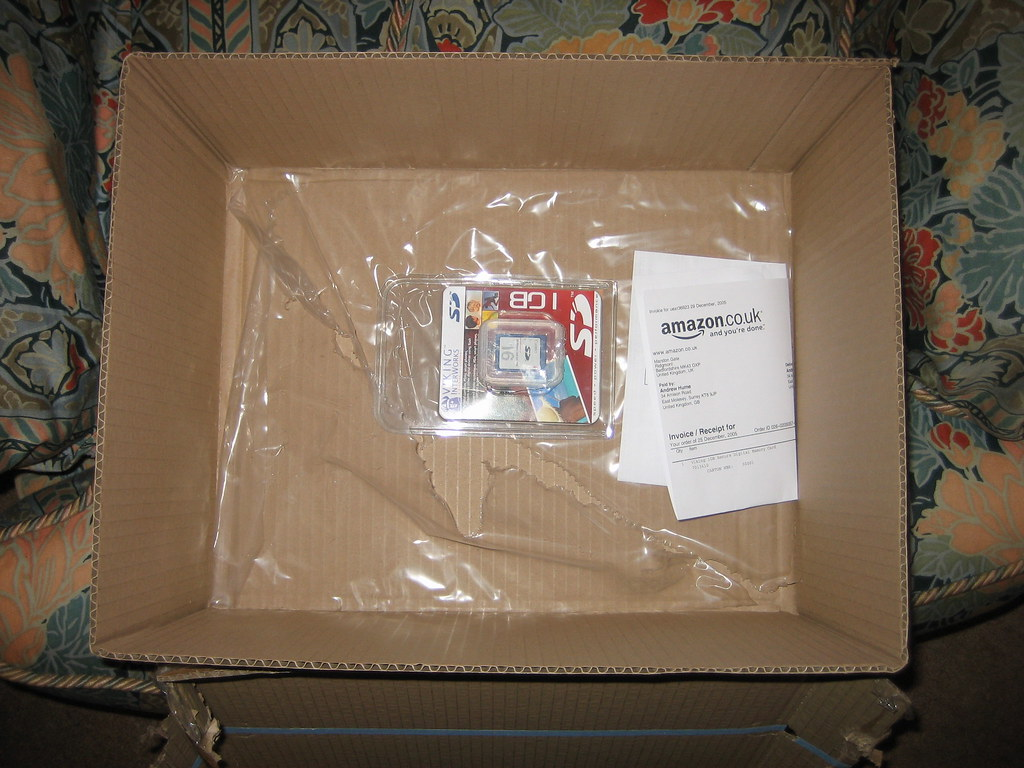
#> input picture opencv_attempts/images/11.jpg, 1024 x 768 px, given in place of 11.jpg.jpg, which was not available
$ python BoxDetect.py images/11.jpg
#> lines starting #> are read from the running program, lines starting #| are printed output that depends on the picture; pictures that were not available may be replaced by others from this repository, and a replacement may not be noted
import numpy as np
import cv2
import matplotlib.pyplot as plt
import sys

path = 'images/'
inf_addr = 'box_1'
print(sys.argv)
addr = (path+inf_addr+'.jpg') if len(sys.argv) < 2 else (path +
                                                         sys.argv[1]+'.jpg')

img = cv2.imread(addr,0)
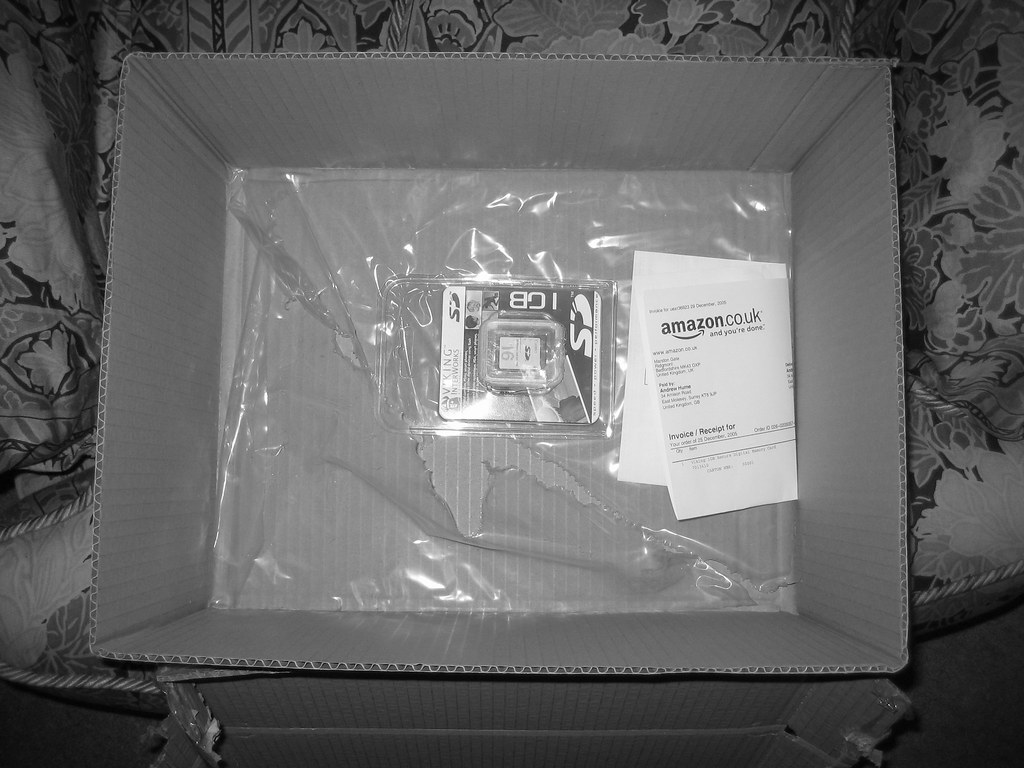
#> img: shape (768, 1024); min 0, max 255, mean 102.5

BINS = 20
np_hist, _ = np.histogram(img, bins=BINS)
#> np_hist = 20 values, max 124851 at index 7, min 2914 at index 19, mean 39321.6
print(np_hist)
#| [  7910  28501  47049  51998  53364  37408  52604 124851 108593  41409
#|   83329  61283  21731   8599   5914   6269  17863  20525   4318   2914]

dmin, dmax, _, _ = cv2.minMaxLoc(img)
#> dmin = 0; dmax = 255
if np.issubdtype(img.dtype, 'float'):
    dmax += np.finfo(img.dtype).eps
else:
    dmax += 1
#> dmax = 256

cv_hist = cv2.calcHist([img], [0], None, [BINS], [dmin, dmax]).flatten()
#> cv_hist = 20 values, max 137963 at index 7, min 2773 at index 19, mean 39321.6

# [20 lines of commented-out code are left out]

plt.plot(np_hist, '-', label='numpy')
plt.plot(cv_hist, '-', label='opencv')

plt.legend()
plt.show()
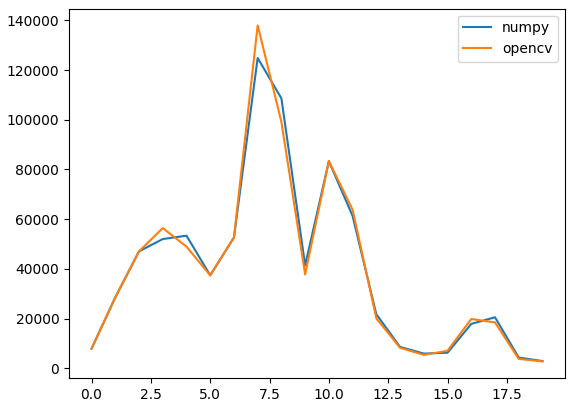
#> figure drawn by matplotlib, 1 panel; curve peaks at x = 7, y = 124851; curve peaks at x = 7, y = 137963
# cv2.imshow('',mask1)
cv2.waitKey(0)
cv2.destroyAllWindows()

$ run again, on opencv_attempts/images/13.jpg
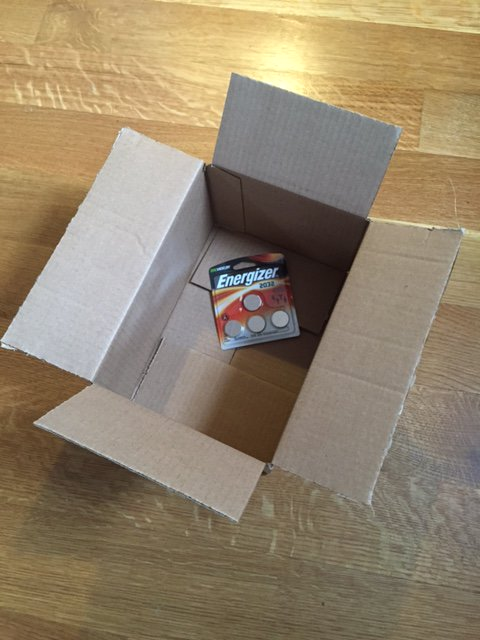
#> input picture opencv_attempts/images/13.jpg, 480 x 640 px, given in place of 13.jpg.jpg, which was not available
#> `img = cv2.imread(addr,0)`:
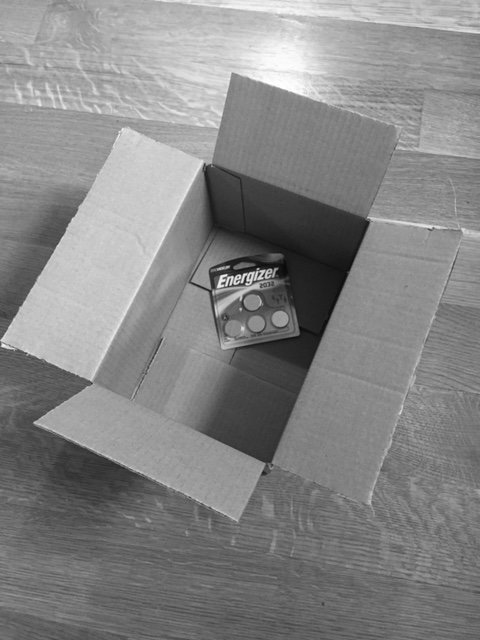
#> img: shape (640, 480); min 5, max 255, mean 133.1
#> np_hist = 20 values, max 42576 at index 10, min 206 at index 0, mean 15360
#| [  206  2363  6193  4516 10426  7010 14370 29666 32893 35959 42576 34398
#|  24634 12493 13576 22731  7255  2742  1852  1341]
#> `dmin, dmax, _, _ = cv2.minMaxLoc(img)`: dmin = 5; dmax = 255
#> `dmax += 1`: dmax = 256
#> cv_hist = 20 values, max 41782 at index 10, min 206 at index 0, mean 15360
#> `plt.show()`:
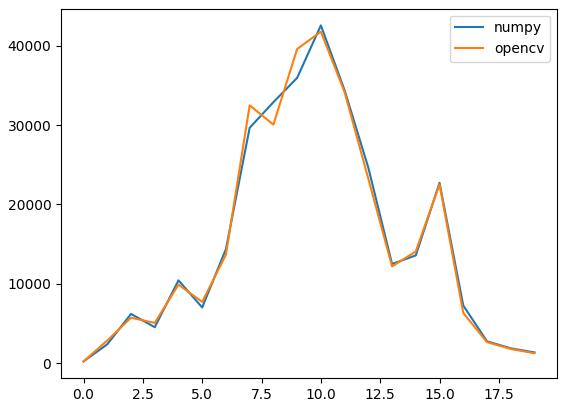
#> figure drawn by matplotlib, 1 panel; curve peaks at x = 10, y = 42576; curve peaks at x = 10, y = 41782
